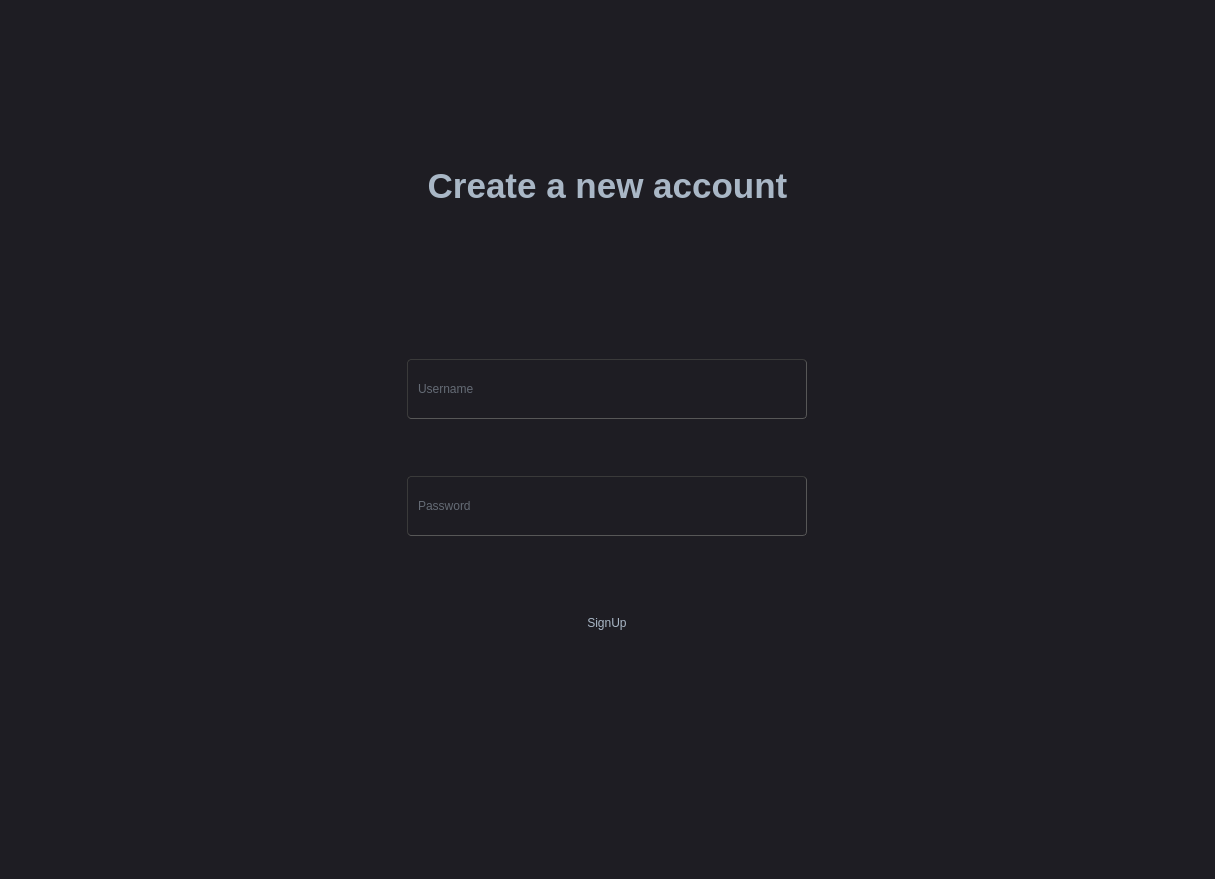
<?xml version="1.0" encoding="UTF-8"?>
<ui version="4.0">
 <class>MainWindow</class>
 <widget class="QMainWindow" name="MainWindow">
  <property name="geometry">
   <rect>
    <x>0</x>
    <y>0</y>
    <width>1215</width>
    <height>879</height>
   </rect>
  </property>
  <property name="windowTitle">
   <string>MainWindow</string>
  </property>
  <property name="styleSheet">
   <string notr="true">QFrame{
border:none;
}
QMainWindow {
	background-color:#1e1d23;
}
QDialog {
	background-color:#1e1d23;
}
QColorDialog {
	background-color:#1e1d23;
}
QTextEdit {
	background-color:#1e1d23;
	color: #a9b7c6;
}
QPlainTextEdit {
	selection-background-color:#007b50;
	background-color:#1e1d23;
	border-style: solid;
	border-top-color: transparent;
	border-right-color: transparent;
	border-left-color: transparent;
	border-bottom-color: transparent;
	border-width: 1px;
	color: #a9b7c6;
}
QPushButton{
	border-style: solid;
	border-top-color: transparent;
	border-right-color: transparent;
	border-left-color: transparent;
	border-bottom-color: transparent;
	border-width: 1px;
	border-style: solid;
	color: #a9b7c6;
	padding: 2px;
	background-color: #1e1d23;
}
QPushButton::default{
	border-style: inset;
	border-top-color: transparent;
	border-right-color: transparent;
	border-left-color: transparent;
	border-bottom-color: #04b97f;
	border-width: 1px;
	color: #a9b7c6;
	padding: 2px;
	background-color: #1e1d23;
}
QToolButton {
	border-style: solid;
	border-top-color: transparent;
	border-right-color: transparent;
	border-left-color: transparent;
	border-bottom-color: #04b97f;
	border-bottom-width: 1px;
	border-style: solid;
	color: #a9b7c6;
	padding: 2px;
	background-color: #1e1d23;
}
QToolButton:hover{
	border-style: solid;
	border-top-color: transparent;
	border-right-color: transparent;
	border-left-color: transparent;
	border-bottom-color: #37efba;
	border-bottom-width: 2px;
	border-style: solid;
	color: #FFFFFF;
	padding-bottom: 1px;
	background-color: #1e1d23;
}
QPushButton:hover{
	border-style: solid;
	border-top-color: transparent;
	border-right-color: transparent;
	border-left-color: transparent;
	border-bottom-color: #37efba;
	border-bottom-width: 1px;
	border-style: solid;
	color: #FFFFFF;
	padding-bottom: 2px;
	background-color: #1e1d23;
}
QPushButton:pressed{
	border-style: solid;
	border-top-color: transparent;
	border-right-color: transparent;
	border-left-color: transparent;
	border-bottom-color: #37efba;
	border-bottom-width: 2px;
	border-style: solid;
	color: #37efba;
	padding-bottom: 1px;
	background-color: #1e1d23;
}
QPushButton:disabled{
	border-style: solid;
	border-top-color: transparent;
	border-right-color: transparent;
	border-left-color: transparent;
	border-bottom-color: #808086;
	border-bottom-width: 2px;
	border-style: solid;
	color: #808086;
	padding-bottom: 1px;
	background-color: #1e1d23;
}
QLineEdit {
	border-width: 1px; border-radius: 4px;
	border-color: rgb(58, 58, 58);
	border-style: inset;
	padding: 0 8px;
	color: #a9b7c6;
	background:#1e1d23;
	selection-background-color:#007b50;
	selection-color: #FFFFFF;
}
QLabel {
	color: #a9b7c6;
}
QLCDNumber {
	color: #37e6b4;
}
QProgressBar {
	text-align: center;
	color: rgb(240, 240, 240);
	border-width: 1px; 
	border-radius: 10px;
	border-color: rgb(58, 58, 58);
	border-style: inset;
	background-color:#1e1d23;
}
QProgressBar::chunk {
	background-color: #04b97f;
	border-radius: 5px;
}
QMenuBar {
	background-color: #1e1d23;
}
QMenuBar::item {
	color: #a9b7c6;
  	spacing: 3px;
  	padding: 1px 4px;
  	background: #1e1d23;
}

QMenuBar::item:selected {
  	background:#1e1d23;
	color: #FFFFFF;
}
QMenu::item:selected {
	border-style: solid;
	border-top-color: transparent;
	border-right-color: transparent;
	border-left-color: #04b97f;
	border-bottom-color: transparent;
	border-left-width: 2px;
	color: #FFFFFF;
	padding-left:15px;
	padding-top:4px;
	padding-bottom:4px;
	padding-right:7px;
	background-color: #1e1d23;
}
QMenu::item {
	border-style: solid;
	border-top-color: transparent;
	border-right-color: transparent;
	border-left-color: transparent;
	border-bottom-color: transparent;
	border-bottom-width: 1px;
	border-style: solid;
	color: #a9b7c6;
	padding-left:17px;
	padding-top:4px;
	padding-bottom:4px;
	padding-right:7px;
	background-color: #1e1d23;
}
QMenu{
	background-color:#1e1d23;
}
QTabWidget {
	color:rgb(0,0,0);
	background-color:#1e1d23;
}
QTabWidget::pane {
		border-color: rgb(77,77,77);
		background-color:#1e1d23;
		border-style: solid;
		border-width: 1px;
    	border-radius: 6px;
}
QTabBar::tab {
	border-style: solid;
	border-top-color: transparent;
	border-right-color: transparent;
	border-left-color: transparent;
	border-bottom-color: transparent;
	border-bottom-width: 1px;
	border-style: solid;
	color: #808086;
	padding: 3px;
	margin-left:3px;
	background-color: #1e1d23;
}
QTabBar::tab:selected, QTabBar::tab:last:selected, QTabBar::tab:hover {
  	border-style: solid;
	border-top-color: transparent;
	border-right-color: transparent;
	border-left-color: transparent;
	border-bottom-color: #04b97f;
	border-bottom-width: 2px;
	border-style: solid;
	color: #FFFFFF;
	padding-left: 3px;
	padding-bottom: 2px;
	margin-left:3px;
	background-color: #1e1d23;
}

QCheckBox {
	color: #a9b7c6;
	padding: 2px;
}
QCheckBox:disabled {
	color: #808086;
	padding: 2px;
}

QCheckBox:hover {
	border-radius:4px;
	border-style:solid;
	padding-left: 1px;
	padding-right: 1px;
	padding-bottom: 1px;
	padding-top: 1px;
	border-width:1px;
	border-color: rgb(87, 97, 106);
	background-color:#1e1d23;
}
QCheckBox::indicator:checked {

	height: 10px;
	width: 10px;
	border-style:solid;
	border-width: 1px;
	border-color: #04b97f;
	color: #a9b7c6;
	background-color: #04b97f;
}
QCheckBox::indicator:unchecked {

	height: 10px;
	width: 10px;
	border-style:solid;
	border-width: 1px;
	border-color: #04b97f;
	color: #a9b7c6;
	background-color: transparent;
}
QRadioButton {
	color: #a9b7c6;
	background-color: #1e1d23;
	padding: 1px;
}
QRadioButton::indicator:checked {
	height: 10px;
	width: 10px;
	border-style:solid;
	border-radius:5px;
	border-width: 1px;
	border-color: #04b97f;
	color: #a9b7c6;
	background-color: #04b97f;
}
QRadioButton::indicator:!checked {
	height: 10px;
	width: 10px;
	border-style:solid;
	border-radius:5px;
	border-width: 1px;
	border-color: #04b97f;
	color: #a9b7c6;
	background-color: transparent;
}
QStatusBar {
	color:#027f7f;
}
QSpinBox {
	color: #a9b7c6;	
	background-color: #1e1d23;
}
QDoubleSpinBox {
	color: #a9b7c6;	
	background-color: #1e1d23;
}
QTimeEdit {
	color: #a9b7c6;	
	background-color: #1e1d23;
}
QDateTimeEdit {
	color: #a9b7c6;	
	background-color: #1e1d23;
}
QDateEdit {
	color: #a9b7c6;	
	background-color: #1e1d23;
}
QComboBox {
	color: #a9b7c6;	
	background: #1e1d23;
}
QComboBox:editable {
	background: #1e1d23;
	color: #a9b7c6;
	selection-background-color: #1e1d23;
}
QComboBox QAbstractItemView {
	color: #a9b7c6;	
	background: #1e1d23;
	selection-color: #FFFFFF;
	selection-background-color: #1e1d23;
}
QComboBox:!editable:on, QComboBox::drop-down:editable:on {
	color: #a9b7c6;	
	background: #1e1d23;
}
QFontComboBox {
	color: #a9b7c6;	
	background-color: #1e1d23;
}
QToolBox {
	color: #a9b7c6;
	background-color: #1e1d23;
}
QToolBox::tab {
	color: #a9b7c6;
	background-color: #1e1d23;
}
QToolBox::tab:selected {
	color: #FFFFFF;
	background-color: #1e1d23;
}
QScrollArea {
	color: #FFFFFF;
	background-color: #1e1d23;
}
QSlider::groove:horizontal {
	height: 5px;
	background: #04b97f;
}
QSlider::groove:vertical {
	width: 5px;
	background: #04b97f;
}
QSlider::handle:horizontal {
	background: qlineargradient(x1:0, y1:0, x2:1, y2:1, stop:0 #b4b4b4, stop:1 #8f8f8f);
	border: 1px solid #5c5c5c;
	width: 14px;
	margin: -5px 0;
	border-radius: 7px;
}
QSlider::handle:vertical {
	background: qlineargradient(x1:1, y1:1, x2:0, y2:0, stop:0 #b4b4b4, stop:1 #8f8f8f);
	border: 1px solid #5c5c5c;
	height: 14px;
	margin: 0 -5px;
	border-radius: 7px;
}
QSlider::add-page:horizontal {
    background: white;
}
QSlider::add-page:vertical {
    background: white;
}
QSlider::sub-page:horizontal {
    background: #04b97f;
}
QSlider::sub-page:vertical {
    background: #04b97f;
}</string>
  </property>
  <widget class="QWidget" name="centralwidget">
   <layout class="QVBoxLayout" name="verticalLayout">
    <item>
     <widget class="QFrame" name="frame">
      <property name="frameShape">
       <enum>QFrame::StyledPanel</enum>
      </property>
      <property name="frameShadow">
       <enum>QFrame::Raised</enum>
      </property>
      <layout class="QVBoxLayout" name="verticalLayout_2">
       <item alignment="Qt::AlignVCenter">
        <widget class="QFrame" name="frame_2">
         <property name="frameShape">
          <enum>QFrame::StyledPanel</enum>
         </property>
         <property name="frameShadow">
          <enum>QFrame::Raised</enum>
         </property>
         <layout class="QVBoxLayout" name="verticalLayout_3">
          <item>
           <widget class="QLabel" name="label">
            <property name="minimumSize">
             <size>
              <width>0</width>
              <height>0</height>
             </size>
            </property>
            <property name="maximumSize">
             <size>
              <width>16777215</width>
              <height>200</height>
             </size>
            </property>
            <property name="styleSheet">
             <string notr="true">font: 16pt &quot;Sans Serif&quot;;</string>
            </property>
            <property name="text">
             <string>&lt;html&gt;&lt;head/&gt;&lt;body&gt;&lt;p align=&quot;center&quot;&gt;&lt;span style=&quot; font-size:26pt; font-weight:600;&quot;&gt;Create a new account&lt;/span&gt;&lt;/p&gt;&lt;/body&gt;&lt;/html&gt;</string>
            </property>
           </widget>
          </item>
          <item alignment="Qt::AlignHCenter|Qt::AlignVCenter">
           <widget class="QFrame" name="frame_3">
            <property name="minimumSize">
             <size>
              <width>400</width>
              <height>500</height>
             </size>
            </property>
            <property name="maximumSize">
             <size>
              <width>3000</width>
              <height>16777215</height>
             </size>
            </property>
            <property name="styleSheet">
             <string notr="true">QFrame{
margin-top:90;
font:16pt
}
QPushButton{
width:100px;
}
</string>
            </property>
            <property name="frameShape">
             <enum>QFrame::StyledPanel</enum>
            </property>
            <property name="frameShadow">
             <enum>QFrame::Raised</enum>
            </property>
            <layout class="QVBoxLayout" name="verticalLayout_4">
             <property name="spacing">
              <number>0</number>
             </property>
             <property name="leftMargin">
              <number>0</number>
             </property>
             <property name="topMargin">
              <number>0</number>
             </property>
             <property name="rightMargin">
              <number>0</number>
             </property>
             <property name="bottomMargin">
              <number>0</number>
             </property>
             <item>
              <widget class="QLineEdit" name="lineEdit">
               <property name="minimumSize">
                <size>
                 <width>50</width>
                 <height>60</height>
                </size>
               </property>
               <property name="styleSheet">
                <string notr="true">width:300px;
font: 16pt &quot;Sans Serif&quot;;</string>
               </property>
               <property name="text">
                <string/>
               </property>
               <property name="placeholderText">
                <string>Username</string>
               </property>
              </widget>
             </item>
             <item>
              <widget class="QLineEdit" name="lineEdit_2">
               <property name="minimumSize">
                <size>
                 <width>0</width>
                 <height>60</height>
                </size>
               </property>
               <property name="styleSheet">
                <string notr="true">font: 16pt &quot;Sans Serif&quot;;</string>
               </property>
               <property name="echoMode">
                <enum>QLineEdit::Password</enum>
               </property>
               <property name="placeholderText">
                <string>Password</string>
               </property>
              </widget>
             </item>
             <item>
              <widget class="QPushButton" name="pushButton_2">
               <property name="minimumSize">
                <size>
                 <width>100</width>
                 <height>60</height>
                </size>
               </property>
               <property name="styleSheet">
                <string notr="true">font: 16pt &quot;Sans Serif&quot;;</string>
               </property>
               <property name="text">
                <string>SignUp</string>
               </property>
              </widget>
             </item>
            </layout>
           </widget>
          </item>
         </layout>
        </widget>
       </item>
      </layout>
     </widget>
    </item>
   </layout>
  </widget>
 </widget>
 <resources/>
 <connections/>
</ui>
